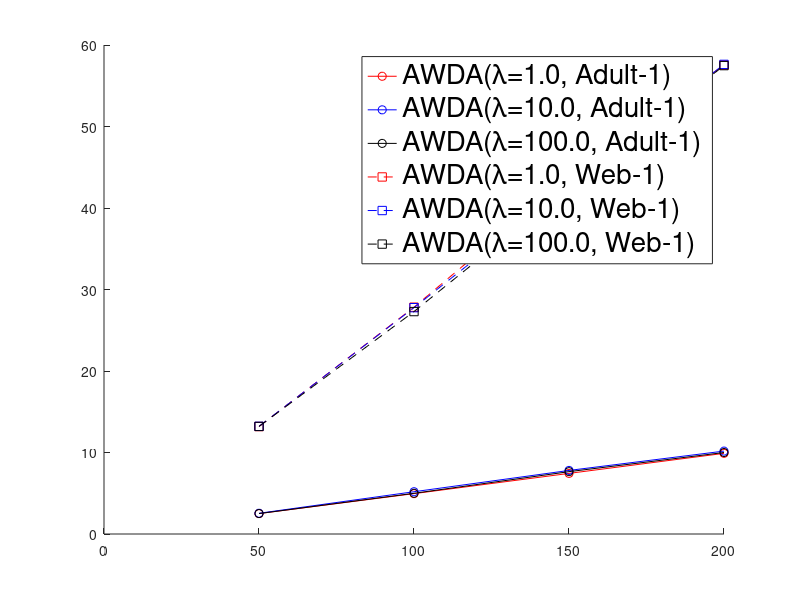

MATLAB code for this plot: (Note: this script raises an error after producing the figure.)
x = [50, 100, 150, 200];

test_1 = [2.507, 4.953, 7.437, 9.896];
test_10 = [2.542, 5.187, 7.800, 10.173];
test_100 = [2.509, 4.995, 7.649, 10.000];
testw_1 = [13.185, 27.830, 43.865, 57.540];
testw_10 = [13.208, 27.773, 42.821, 57.623];
testw_100 = [13.198, 27.291, 42.660, 57.472];

figure(1);hold on;
plot(x,test_1,'-o','color','r');
plot(x,test_10,'-o','color','b');
plot(x,test_100,'-o','color','k');
plot(x,testw_1,'--s','color','r');
plot(x,testw_10,'--s','color','b');
plot(x,testw_100,'--s','color','k');

[L,icons] = legend('AWDA(\lambda=1.0, Adult-1)','AWDA(\lambda=10.0, Adult-1)','AWDA(\lambda=100.0, Adult-1)','AWDA(\lambda=1.0, Web-1)','AWDA(\lambda=10.0, Web-1)','AWDA(\lambda=100.0, Web-1)','Location','best');
set(L,'fontsize',20);
for k = 1:6
icons(k).FontSize = 18;
end
set(gca,'FontSize',20);
xlabel('Number of Sampled Inversed Covariance Matrix (m)');
ylabel('Time Consumption (ms)');



train_1 = [27038.55*0.25, 27038.55*0.5, 27038.55*0.75, 27038.55];
train_10 = [26985.5*0.25, 26985.5*0.5, 26985.5*0.75, 26985.5];
train_100 = [27112.55*0.25, 27112.55*0.5, 27112.55*0.75, 27112.55];
trainw_1 = [273705.4*0.25, 273705.4*0.5, 273705.4*0.75, 273705.4];
trainw_10 = [273926.7*0.25, 273926.7*0.5, 273926.7*0.75, 273926.7];
trainw_100 = [273894.9*0.25, 273894.9*0.5, 273894.9*0.75, 273894.9];


figure(2);hold on;
plot(x,train_1,'-o','color','r');
plot(x,train_10,'-o','color','b');
plot(x,train_100,'-o','color','k');
plot(x,trainw_1,'--s','color','r');
plot(x,trainw_10,'--s','color','b');
plot(x,trainw_100,'--s','color','k');


[L,icons] = legend('AWDA(\lambda=1.0, Adult-1)','AWDA(\lambda=10.0, Adult-1)','AWDA(\lambda=100.0, Adult-1)','AWDA(\lambda=1.0, Web-1)','AWDA(\lambda=10.0, Web-1)','AWDA(\lambda=100.0, Web-1)','Location','best');
set(L,'fontsize',20);
for k = 1:6
icons(k).FontSize = 18;
end
set(gca,'FontSize',20);
xlabel('Number of Sampled Inversed Covariance Matrix (m)');
ylabel('Time Consumption (ms)');



